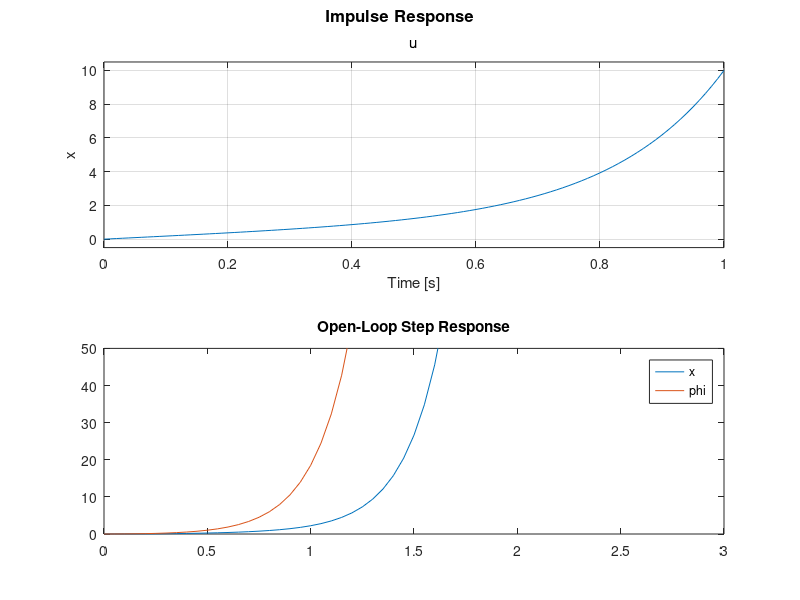

MATLAB code to generate this figure: (Note: this script raises an error after producing the figure.)
clear all; close all; clc;
%{
This MATLAB code is for learning inverted pendulum control problem.
Author: Zhaoyuan Huo
Email: zhuo2@andrew.cmu.edu
%}
%% Modeling
% Goals: 
%   settling time for theta < 5s
%   theta < 0.05 from the vertical, always
%{
F: control input, positive direction is to the right
x: horizontal position of the cart
m = 0.2kg: mass of the pendulum
M = 0.5kg: mass of the cart
I = 0.006kg.m^2: mass moment of inertia of the pendulum
b = 0.1N/m/sec: coeff of friction for the cart
l: pendulum COM pos to the joint
theta: angular position of the pendulum. 0=>downward, pi/2=>to the right,
pi=>upward; Initially theta0 = pi
%}
%{ 
(I+m*l^2)*ddphi - m*g*l*phi = m*l*ddx
(M+m)ddx + b*dx -m*l*ddphi = u
%}
%{
states:
x
dx
phi
dphi
%}


%% Params
M = 0.5;
m = 0.2;
b = 0.1;
I = 0.006;
g = 9.8;
l = 0.3;

%% TF Method
q = (M+m)*(I+m*l^2)-(m*l)^2;
s = tf('s');

P_cart = (((I+m*l^2)/q)*s^2 - (m*g*l/q))/(s^4 + (b*(I + m*l^2))*s^3/q - ((M + m)*m*g*l)*s^2/q - b*m*g*l*s/q);

P_pend = (m*l*s/q)/(s^3 + (b*(I + m*l^2))*s^2/q - ((M + m)*m*g*l)*s/q - b*m*g*l/q);

sys_tf = [P_cart ; P_pend];

inputs = {'u'};
outputs = {'x'; 'phi'};

set(sys_tf, 'InputName', inputs);
set(sys_tf, 'outputName', outputs);

sys_tf

%% State Space Method
% p = I*(M+m)+M*m*l^2;
% 
% A = [0      1              0           0;
%      0 -(I+m*l^2)*b/p  (m^2*g*l^2)/p   0;
%      0      0              0           1;
%      0 -(m*l*b)/p       m*g*l*(M+m)/p  0];
% B = [     0;
%      (I+m*l^2)/p;
%           0;
%         m*l/p];
% C = [1 0 0 0;
%      0 0 1 0];
% D = [0;
%      0];
% 
% states = {'x' 'x_dot' 'phi' 'phi_dot'};
% inputs = {'u'};
% outputs = {'x'; 'phi'};
% 
% sys_ss = ss(A, B, C, D, 'statename', states, 'inputname', inputs, 'outputname', outputs)
% 
% sys_tf = tf(sys_ss) % convert ss to tf

%% examine open loop impulse response
t = 0:0.01:1;
impulse(sys_tf,t); % will show that the system is not stable in open loop
title('Open Loop Impulse Response');

%% examine poles and zeros
[zeros_pend poles_pend] = zpkdata(P_pend, 'v')
[zeros_cart poles_cart] = zpkdata(P_cart, 'v')
% the poles for both TFs are identical, and there is one unstable pole on
% the right half plane

%% examine open loop step response
t = 0:0.05:10;
u = ones(size(t));
[y,t] = lsim(sys_tf, u, t);
plot(t,y)
title('Open-Loop Step Response');
axis([0 3 0 50]);
legend('x', 'phi');

step_info = lsiminfo(y,t)
cart_info = step_info(1)
pend_info = step_info(2)





